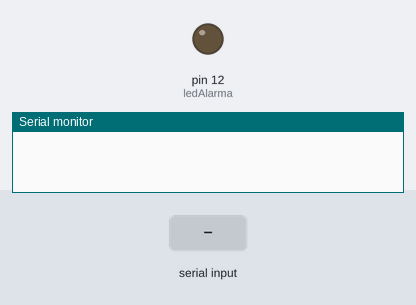
A sketch run on a simulated Arduino Uno, built with avr-gcc and run on an emulated ATmega328P. Shown: output pins drawn as LEDs (lit = HIGH), the last lines printed to the serial monitor. The inputs (shaded band) are chosen by the test bench.

Above: at 1.2 s.
1.3 s: "ALARMA\n" received over the second serial link
2.8 s: "T:\n" received over the second serial link
4.3 s: "1\n" received over the second serial link
At 10.2 s:
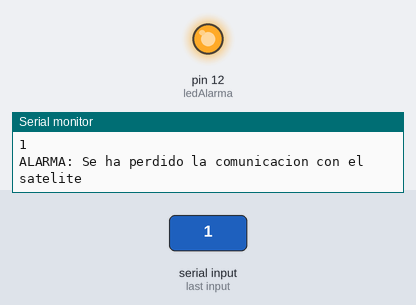
Timing chart, 0 to 11.7 s (numbered marks = the images above; inputs shaded):
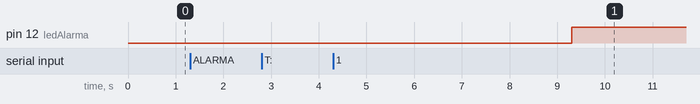

The sketch:

Arduino_tierra.ino
```cpp
#include <SoftwareSerial.h>   // Permite comunicarse con el Arduino satelite

SoftwareSerial tierra (10, 11);  // Pines RX y TX de la comunicacion

const int ledAlarma = 12;  // Pin del LED de alarma
const unsigned long tiempoMaximo = 5000;   // Tiempo maximo sin recibir mensajes
unsigned long ultimoMensaje = 0;   // Momento del ultimo mensaje recibido
bool alarmaActiva = false;   // Indica si la alarma esta activada
String mensaje = "";   // Guarda el mensaje recibido

void setup() {
  Serial.begin(9600);   // Comunicacion con el ordenador por USB
  tierra.begin(9600);   // Comunicacion con el Arduino satelite
  pinMode(ledAlarma, OUTPUT);
  digitalWrite(ledAlarma, LOW);   // Empezar con el LED apagado
}

void loop() {
  while (tierra.available() > 0) {
    char dato = tierra.read();

    if (dato == '\n') {
      mensaje.trim();

      if (mensaje.length() > 0) {
        ultimoMensaje = millis();

        // Enviar el mensaje a Python
        Serial.println(mensaje);

        // Si el satelite envia una alarma
        if (mensaje.indexOf("ALARMA") >= 0) {
          alarmaActiva = true;
        }
        // Si vuelve a llegar una temperatura
        else if (mensaje.indexOf("T:") >= 0) {
          alarmaActiva = false;
        }
      }

      mensaje = "";
    }
    else {
      mensaje += dato;
    }
  }

  // Comprobar si se ha perdido la comunicacion
  if (ultimoMensaje != 0 && millis() - ultimoMensaje >= tiempoMaximo) {
    alarmaActiva = true;
    digitalWrite(ledAlarma, HIGH);  // Encender el LED inmediatamente
    Serial.println("ALARMA: Se ha perdido la comunicacion con el satelite");
    delay(3000);
  }


  if (alarmaActiva == false) {    // Apagar el LED segun el estado de la alarma
    digitalWrite(ledAlarma, LOW);
  }

}
```

Measured:
- after the input at 4.3 s, pin 12 (ledAlarma): LOW → HIGH after 5.0 s instead of 3.5 s
